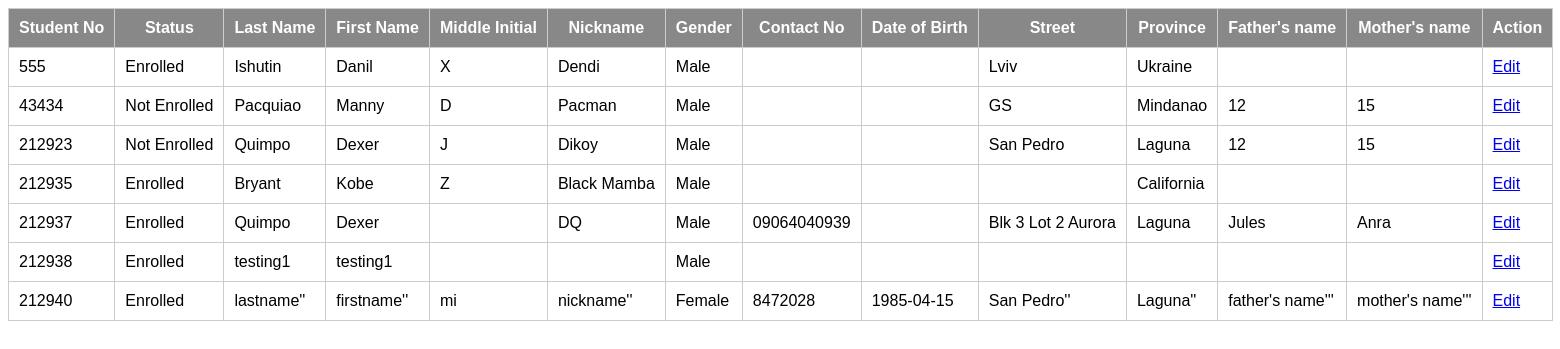
/fetch-class2.php, run on the app's committed database.
### tables this page shows
CREATE TABLE `masterlist` (
  `Student_No` int(15) NOT NULL,
  `Status` varchar(45) DEFAULT NULL,
  `Last_name` varchar(45) DEFAULT NULL,
  `First_name` varchar(45) DEFAULT NULL,
  `Middle_initial` varchar(45) DEFAULT NULL,
  `Nickname` varchar(45) DEFAULT NULL,
  `Gender` varchar(45) DEFAULT NULL,
  `Date_of_birth` varchar(45) DEFAULT NULL,
  `Age` varchar(45) DEFAULT NULL,
  `Street` varchar(45) DEFAULT NULL,
  `Province` varchar(45) DEFAULT NULL,
  `Contact_No` varchar(45) DEFAULT NULL,
  `Fathers_name` varchar(45) DEFAULT NULL,
  `Fathers_contact_No` varchar(45) DEFAULT NULL,
  `Fathers_email` varchar(45) DEFAULT NULL,
  `Mothers_name` varchar(45) DEFAULT NULL,
  `Mothers_contact_No` varchar(45) DEFAULT NULL,
  `Mothers_email` varchar(45) DEFAULT NULL,
  `Guardians_name` varchar(45) DEFAULT NULL,
  `Relationship_with_student` varchar(45) DEFAULT NULL,
  `Guardians_email` varchar(45) DEFAULT NULL,
  `Guardians_contact_No` varchar(45) DEFAULT NULL,
  `Case` varchar(45) DEFAULT NULL,
  `One_on_one` varchar(45) DEFAULT NULL,
  `RR_class` varchar(45) DEFAULT NULL,
  `ABCs_class` varchar(45) DEFAULT NULL,
  `Beginner_class` varchar(45) DEFAULT NULL,
  `Skill_development_class` varchar(45) DEFAULT NULL,
  `Sight_reading_class` varchar(45) DEFAULT NULL,
  `Pre_Voc_class` varchar(45) DEFAULT NULL,
  `Learning_center` varchar(45) DEFAULT NULL,
  `BLC_class` varchar(45) DEFAULT NULL,
  `Kinder_music_class` varchar(45) DEFAULT NULL,
  `Group_class_SSDS` varchar(45) DEFAULT NULL,
  `SpEd_class_SSDS` varchar(45) DEFAULT NULL,
  `Antipolo_ABCs` varchar(45) DEFAULT NULL,
  `Antipolo_elementary` varchar(45) DEFAULT NULL,
  `Antipolo_high_school` varchar(45) DEFAULT NULL,
  `Supervisor_Teacher_in_charge` varchar(45) DEFAULT NULL,
  `Remarks` varchar(45) DEFAULT NULL,
  PRIMARY KEY (`Student_No`)
);

### fetch-class2.php (the view, shortened to what this page needs)
<?php
$connect = mysqli_connect("localhost", "root", "ieti19", "birthright_db");
$output = '';
	$results = "SELECT Student_No, Status, Last_name, First_name, Middle_initial, Nickname, tag, user_id, Gender, Street, Province, Contact_No, Date_of_birth, Fathers_name, Mothers_name FROM birthright_db.masterlist, birthright_db.login where user_id=Student_No and verified='1' and tag='2'";
$result = mysqli_query($connect, $results);
if(mysqli_num_rows($result) > 0)
{
	$output .= '<table class="table sticky">';
	$output .= '<thead>
		<tr>
			<th>Student&nbspNo</th>
			<th>Status</th>
			<th>Last&nbspName</th>
			<th>First&nbspName</th>
			<th>Middle&nbspInitial</th>
			<th>Nickname</th>
			<th>Gender</th>
			<th>Contact&nbsp;No</th>
			<th>Date&nbsp;of&nbsp;Birth</th>
			<th>Street</th>
			<th>Province</th>
			<th>Father\'s&nbsp;name</th>
			<th>Mother\'s&nbsp;name</th>
			<th colspan="2">Action</th>
		</tr>
	</thead>';
	while($row = mysqli_fetch_array($result))
	{
		$final_grade = ($row["prelim"] +  $row["midterm"] + $row["final"]) / 3;
		$button = '<div>
					<a class = "edit_btn" href="studentprofile.php?edit='.$row['Student_No'].'">Edit</a>
				  </div>';
		if ($final_grade == 4) {
			$final_grade = 'INC';
			}
			else if ($final_grade >= 99) {
			$final_grade = '1.0';
			}
			else if ($final_grade >= 96) {
			$final_grade = '1.25';
			}
			else if ($final_grade >= 93) {
			$final_grade = '1.5';
			}
			else if ($final_grade >= 90) {
			$final_grade = '1.75';
			}
			else if ($final_grade >= 87) {
			$final_grade = '2.0';
			}
			else if ($final_grade >= 84) {
			$final_grade = '2.25';
			}
			else if ($final_grade >= 81) {
			$final_grade = '2.5';
			}
			else if ($final_grade >= 78) {
			$final_grade = '2.75';
			}
			else if ($final_grade >= 75) {
			$final_grade = '3.0';
			}
			else
			$final_grade = '5.0';
		$output .= '
			<tr style="white-space:nowrap;">
				<div style="white-space:nowrap;">
				<td>'.$row["Student_No"].'</td>
				<td>'.$row["Status"].'</td>
				<td>'.$row["Last_name"].'</td>
				<td>'.$row["First_name"].'</td>
				<td>'.$row["Middle_initial"].'</td>
				<td>'.$row["Nickname"].'</td>
				<td>'.$row["Gender"].'</td>
				<td>'.$row["Contact_No"].'</td>
				<td>'.$row["Date_of_birth"].'</td>
				<td>'.$row["Street"].'</td>
				<td>'.$row["Province"].'</td>
				<td>'.$row["Fathers_name"].'</td>
				<td>'.$row["Mothers_name"].'</td>
				<td>'.$button.'</td>
				</div>
			</tr>
		'
		;
	}
	$output .= '<table>';
	echo $output;
}
else
{
	echo 'Data Not Found';
}
?>

### fetch-class2.php (style rules this page uses)
.table { font-family: sans-serif; border-collapse: collapse; font-size: 16px; background-color:white; }
.table th, .table td { padding: 10px; border: 1px solid #cccccc; background-color:white; }
.table th { background: #888888; color: #ffffff; }
.table.sticky th { position: sticky; top: 0; }

### data on the page
masterlist: Student_No "555", Status "Enrolled", Last_name "Ishutin", First_name "Danil", Middle_initial "X", Nickname "Dendi", Gender "Male", Street "Lviv", Province "Ukraine"
masterlist: Student_No "43434", Status "Not Enrolled", Last_name "Pacquiao", First_name "Manny", Middle_initial "D", Nickname "Pacman", Gender "Male", Street "GS", Province "Mindanao", Fathers_name "12", Mothers_name "15"
masterlist: Student_No "212923", Status "Not Enrolled", Last_name "Quimpo", First_name "Dexer", Middle_initial "J", Nickname "Dikoy", Gender "Male", Street "San Pedro", Province "Laguna", Fathers_name "12", Mothers_name "15"
masterlist: Student_No "212935", Status "Enrolled", Last_name "Bryant", First_name "Kobe", Middle_initial "Z", Nickname "Black Mamba", Gender "Male", Province "California"
masterlist: Student_No "212937", Status "Enrolled", Last_name "Quimpo", First_name "Dexer", Nickname "DQ", Gender "Male", Contact_No "09064040939", Street "Blk 3 Lot 2 Aurora", Province "Laguna", Fathers_name "Jules", Mothers_name "Anra"
masterlist: Student_No "212938", Status "Enrolled", Last_name "testing1", First_name "testing1", Gender "Male"
masterlist: Student_No "212940", Status "Enrolled", Last_name "lastname''", First_name "firstname''", Middle_initial "mi", Nickname "nickname''", Gender "Female", Contact_No "8472028", Date_of_birth "1985-04-15", Street "San Pedro''", Province "Laguna''", Fathers_name "father's name'''", Mothers_name "mother's name'''"
